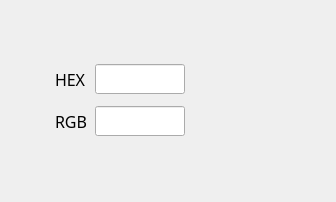
<?xml version="1.0" encoding="UTF-8"?>
<ui version="4.0">
 <class>MainWindow</class>
 <widget class="QMainWindow" name="MainWindow">
  <property name="geometry">
   <rect>
    <x>0</x>
    <y>0</y>
    <width>336</width>
    <height>202</height>
   </rect>
  </property>
  <property name="windowTitle">
   <string>RGB⇄HEX</string>
  </property>
  <widget class="QWidget" name="centralwidget">
   <layout class="QHBoxLayout" name="horizontalLayout" stretch="0,0,0,0">
    <property name="spacing">
     <number>0</number>
    </property>
    <property name="leftMargin">
     <number>0</number>
    </property>
    <property name="topMargin">
     <number>64</number>
    </property>
    <property name="rightMargin">
     <number>0</number>
    </property>
    <property name="bottomMargin">
     <number>64</number>
    </property>
    <item>
     <spacer name="horizontalSpacer_2">
      <property name="orientation">
       <enum>Qt::Horizontal</enum>
      </property>
      <property name="sizeHint" stdset="0">
       <size>
        <width>40</width>
        <height>20</height>
       </size>
      </property>
     </spacer>
    </item>
    <item>
     <layout class="QGridLayout" name="gridLayout">
      <property name="leftMargin">
       <number>0</number>
      </property>
      <property name="topMargin">
       <number>0</number>
      </property>
      <property name="bottomMargin">
       <number>0</number>
      </property>
      <property name="horizontalSpacing">
       <number>8</number>
      </property>
      <property name="verticalSpacing">
       <number>12</number>
      </property>
      <item row="0" column="0" alignment="Qt::AlignRight">
       <widget class="QLabel" name="label_hex">
        <property name="font">
         <font>
          <family>Arial Rounded MT Bold</family>
          <pointsize>12</pointsize>
          <weight>50</weight>
          <bold>false</bold>
         </font>
        </property>
        <property name="text">
         <string>HEX</string>
        </property>
       </widget>
      </item>
      <item row="0" column="1" alignment="Qt::AlignHCenter">
       <widget class="QLineEdit" name="lineEdit_hex">
        <property name="sizePolicy">
         <sizepolicy hsizetype="Expanding" vsizetype="Preferred">
          <horstretch>0</horstretch>
          <verstretch>0</verstretch>
         </sizepolicy>
        </property>
        <property name="minimumSize">
         <size>
          <width>90</width>
          <height>30</height>
         </size>
        </property>
        <property name="maximumSize">
         <size>
          <width>90</width>
          <height>30</height>
         </size>
        </property>
        <property name="font">
         <font>
          <family>Arial Rounded MT Bold</family>
          <pointsize>12</pointsize>
          <weight>50</weight>
          <bold>false</bold>
         </font>
        </property>
        <property name="styleSheet">
         <string notr="true">padding-left:4px;</string>
        </property>
        <property name="maxLength">
         <number>7</number>
        </property>
        <property name="alignment">
         <set>Qt::AlignLeading|Qt::AlignLeft|Qt::AlignVCenter</set>
        </property>
       </widget>
      </item>
      <item row="1" column="0" alignment="Qt::AlignRight">
       <widget class="QLabel" name="label_rgb">
        <property name="font">
         <font>
          <family>Arial Rounded MT Bold</family>
          <pointsize>12</pointsize>
          <weight>50</weight>
          <bold>false</bold>
         </font>
        </property>
        <property name="text">
         <string>RGB</string>
        </property>
       </widget>
      </item>
      <item row="1" column="1" alignment="Qt::AlignHCenter">
       <widget class="QLineEdit" name="lineEdit_rgb">
        <property name="sizePolicy">
         <sizepolicy hsizetype="Expanding" vsizetype="Preferred">
          <horstretch>0</horstretch>
          <verstretch>0</verstretch>
         </sizepolicy>
        </property>
        <property name="minimumSize">
         <size>
          <width>90</width>
          <height>30</height>
         </size>
        </property>
        <property name="maximumSize">
         <size>
          <width>90</width>
          <height>30</height>
         </size>
        </property>
        <property name="font">
         <font>
          <family>Arial Rounded MT Bold</family>
          <pointsize>12</pointsize>
          <weight>50</weight>
          <bold>false</bold>
         </font>
        </property>
        <property name="styleSheet">
         <string notr="true">padding-left:4px;</string>
        </property>
        <property name="maxLength">
         <number>15</number>
        </property>
        <property name="alignment">
         <set>Qt::AlignLeading|Qt::AlignLeft|Qt::AlignVCenter</set>
        </property>
       </widget>
      </item>
     </layout>
    </item>
    <item>
     <layout class="QHBoxLayout" name="horizontalLayout_2">
      <property name="spacing">
       <number>0</number>
      </property>
      <property name="sizeConstraint">
       <enum>QLayout::SetDefaultConstraint</enum>
      </property>
      <property name="leftMargin">
       <number>24</number>
      </property>
      <property name="topMargin">
       <number>0</number>
      </property>
      <property name="rightMargin">
       <number>0</number>
      </property>
      <property name="bottomMargin">
       <number>0</number>
      </property>
      <item>
       <widget class="QLabel" name="label_color">
        <property name="minimumSize">
         <size>
          <width>72</width>
          <height>72</height>
         </size>
        </property>
        <property name="maximumSize">
         <size>
          <width>72</width>
          <height>72</height>
         </size>
        </property>
        <property name="text">
         <string/>
        </property>
        <property name="alignment">
         <set>Qt::AlignLeading|Qt::AlignLeft|Qt::AlignVCenter</set>
        </property>
       </widget>
      </item>
     </layout>
    </item>
    <item>
     <spacer name="horizontalSpacer">
      <property name="orientation">
       <enum>Qt::Horizontal</enum>
      </property>
      <property name="sizeHint" stdset="0">
       <size>
        <width>40</width>
        <height>20</height>
       </size>
      </property>
     </spacer>
    </item>
   </layout>
  </widget>
 </widget>
 <resources/>
 <connections/>
</ui>
